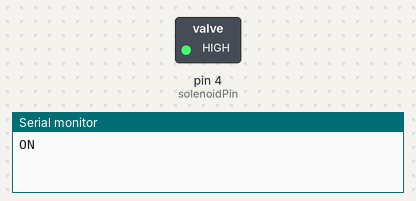
The sketch below on a simulated Arduino Uno, built with avr-gcc and run on an emulated ATmega328P. On the bench: switched loads named in the sketch (green lamp = pin HIGH), the last lines printed to the serial monitor.

Above: at 5.0 s.
At 15.0 s:
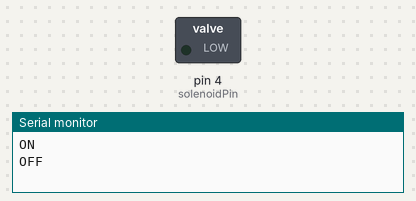
Timing chart, 0 to 26.0 s (numbered marks = the images above):
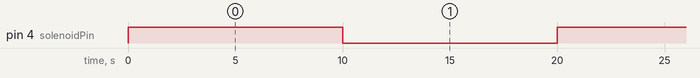

Measured:
- by itself, pin 4 (solenoidPin): alternates HIGH for 10.0 s and LOW for 10.0 s

The sketch:

solenoidvalve.ino
```cpp
int solenoidPin = 4;    //This is the output pin on the Arduino we are using

void setup() {
  // put your setup code here, to run once:
  pinMode(solenoidPin, OUTPUT);           //Sets the pin as an output
  Serial.begin(9600);
}

void loop() {
  //Returns the serial measurement data

  digitalWrite(solenoidPin, HIGH);    //Switch Solenoid ON
  Serial.println("ON");
  delay(10000);                      //Wait 1 Second

  digitalWrite(solenoidPin, LOW);     //Switch Solenoid OFF
  Serial.println("OFF");
  delay(10000);                      //Wait 1 Second
}
```
